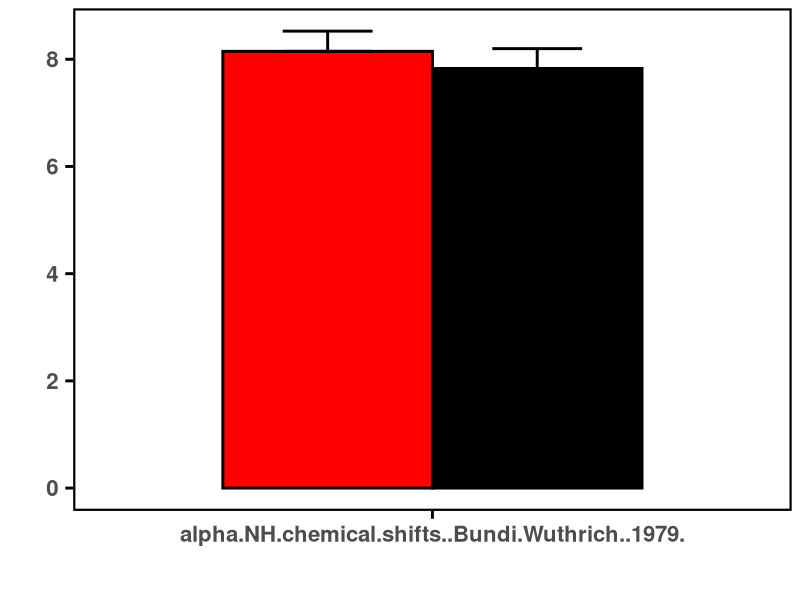
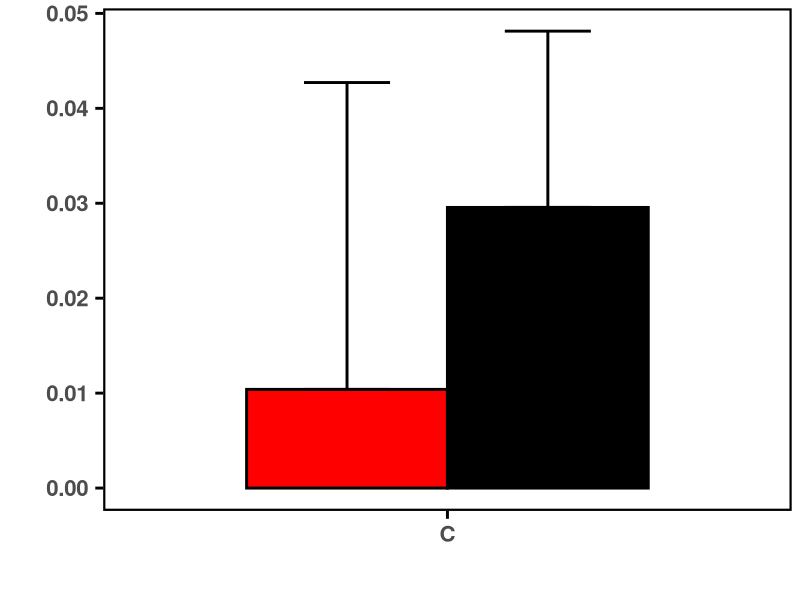
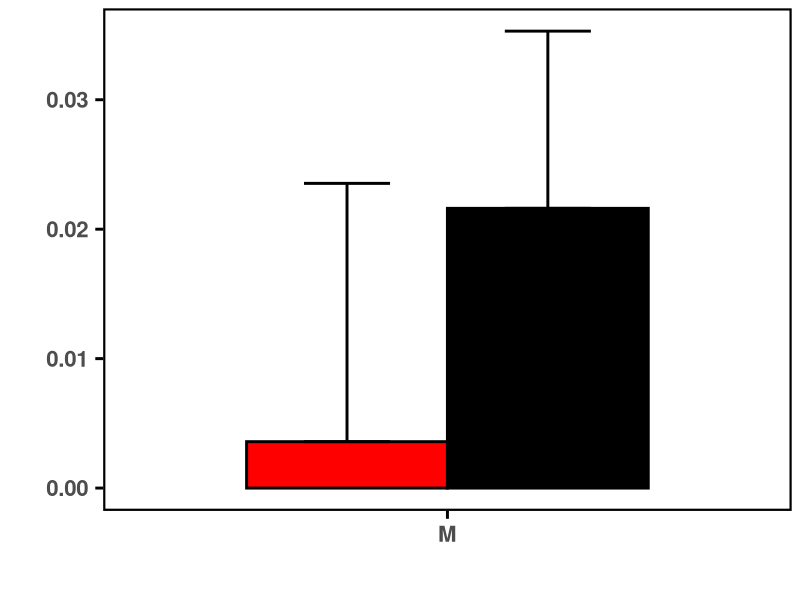
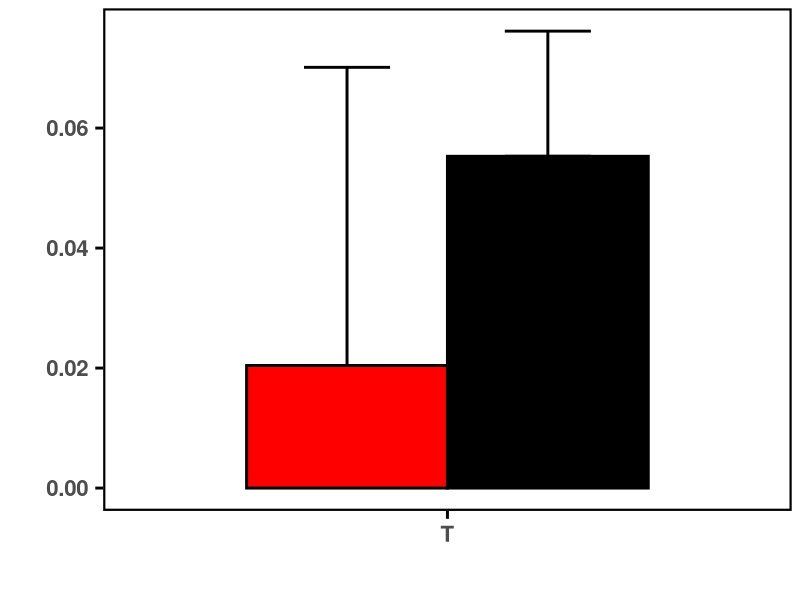
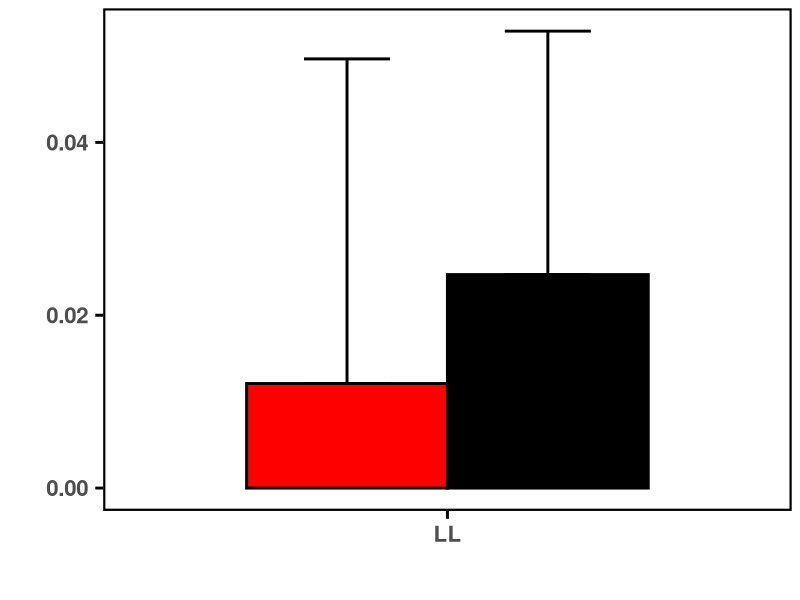
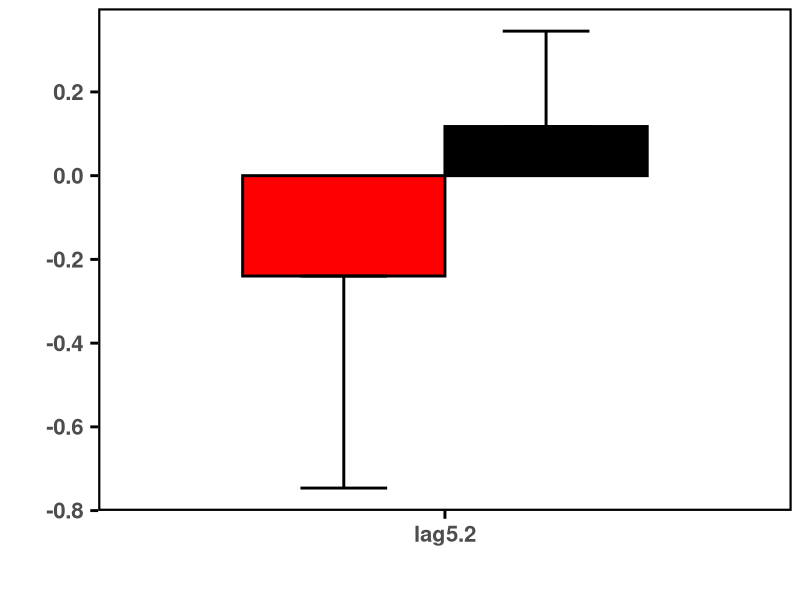
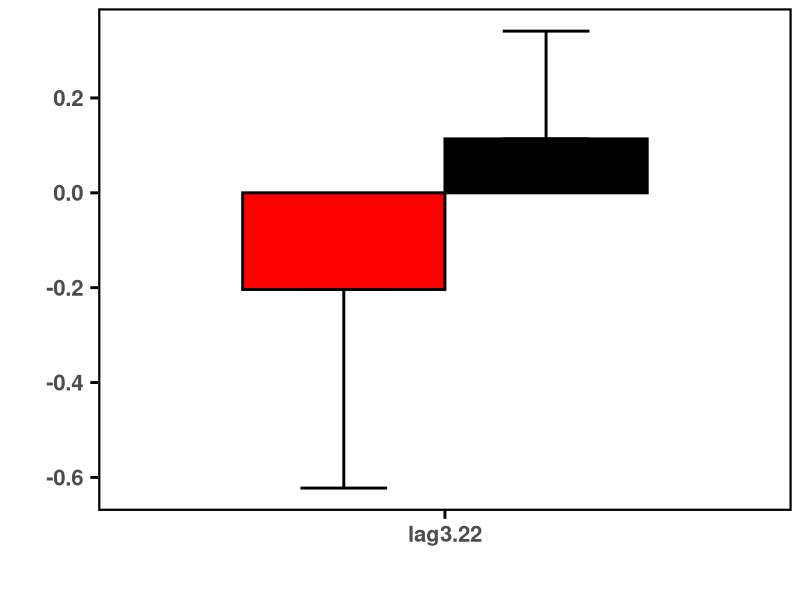
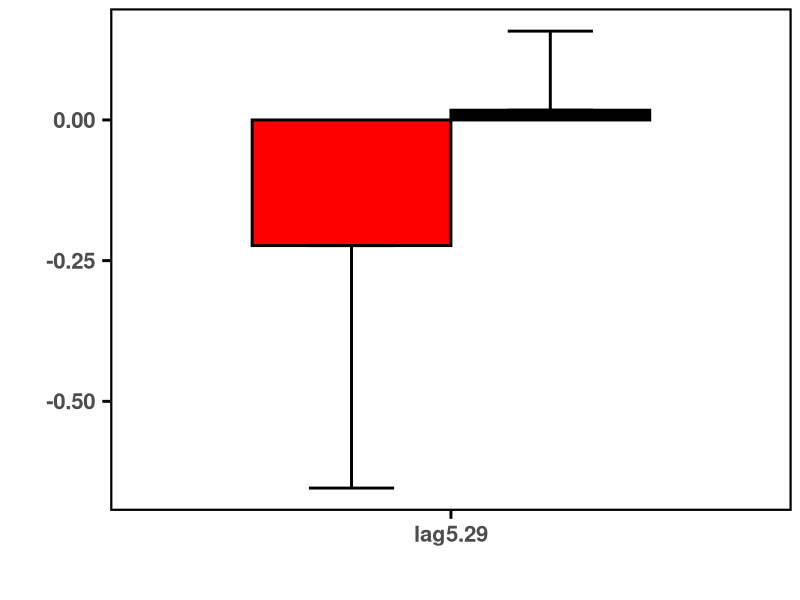

The R source for these figures, in order:
#setwd("d:/R_test/plotting bar charts")
#setwd("~/Downloads")
this.dir <- dirname(parent.frame(2)$ofile)
setwd(this.dir)

#COLOR codes for epitope classes
#dual #ff66CC (purple)
#mono #66CCFF (cyan)
#tpos "blue"
#bpos "gree"

library(readxl)
library(ggplot2)
#library(grid)
library(gridExtra)
library(ggthemes)


df<-read_excel("dual_vs_mono_desc.xlsx")
df<-na.omit(df)


subplot_num=20

plots<-list()

for(i in 1:subplot_num)
  {
   df_row<-df[i,]
   formatted_df<-data.frame(matrix(ncol=4,nrow=2))
   x<-c("Descriptors","Epitope_type","Mean","Stdev")
   colnames(formatted_df)<-x
   
   #print(df_row)
   #print("\n")
   #saves the name of the descriptors for the 2 cells of first row
   formatted_df[,1]<-(df_row)[1]    #df_row$Descriptors
   #saves the epitope types (saved as column names)
   formatted_df[1,2]<-colnames(df_row)[2]
   formatted_df[2,2]<-colnames(df_row)[4]
   #saves the mean values of the epitope types
   formatted_df[1,3]<-(df_row)[2]
   formatted_df[2,3]<-(df_row)[4]
   #saves standard dev 
   formatted_df[1,4]<-(df_row)[3]
   formatted_df[2,4]<-(df_row)[5]
   
   
   #print(formatted_df)
   #print(" ")
   #line<-readline()
   #reordering the epitope types to the order as their row index so that ggplots plots
   #the bars the way they appear in the df
   formatted_df$Epitope_type<-as.factor(formatted_df$Epitope_type)
   formatted_df$Epitope_type<-factor(formatted_df$Epitope_type, levels=formatted_df$Epitope_type[order(as.numeric(rownames(df)))])
  
   #this shows the variable classes of the dataframe
   #str(formatted_df)
   
   dodge<-position_dodge(width=0.7)
   limits<-aes(ymax=formatted_df$Mean + (formatted_df$Mean>0)*formatted_df$Stdev, ymin=formatted_df$Mean - (formatted_df$Mean<0)*formatted_df$Stdev)
    
   #p<-ggplot(data=formatted_df,aes(x=Descriptors,y=Mean, fill=Epitope_type))
   p<-ggplot(data=formatted_df,aes(x=Descriptors,y=Mean, fill=Epitope_type))
                                                                                #adjust this for size of frame around bar
   p<-p + geom_bar(stat="identity", position = dodge, width = 0.7,colour="black",size=1)
   
   p<-p + scale_fill_manual("legend",values=c("red","black"))
   #dual #ff66CC (red)
   #mono #66CCFF (black)
   #tpos "blue"
   #bpos "green"
   
   p<-p + geom_errorbar(limits, position = dodge, width =0.3,size=1)
   
   
   p <- p + labs(x = " ", y = " ")
   p <- p + theme_few()
   p <- p + theme(legend.position="none")
   
   #adjusts the text size
   p <- p + theme(text=element_text(face="bold",size=20))
   
   #ignore this one for now
   #p <- p + theme(axis.line = element_line(size= 0.5, colour="black"))
   
   #adjusts the text distances from the axis, adjust the first numerical parameter
   p <- p + theme(axis.text.x = element_text(margin=margin(5,5,10,5,"pt")),
            axis.text.y = element_text(margin=margin(5,5,10,5,"pt")))
   
   #adjusts the frame around the picture
   p <- p + theme(panel.border = element_rect(colour = "black", fill=NA, size=1.5))
   
   #adjest  of the tick marks
   p <- p + theme(axis.ticks.length = unit(.2, "cm"), axis.ticks = element_line(size = 1, colour="black")) 
   
  # print(p)
   
   plots[[i]]<-p

    
#this part saves the pictures to file   
   filename=paste0("dual_vs_mono", i, ".pdf")
   pdf(filename)
   print(p)
   dev.off()
   
  }


#do.call(grid.arrange(arrangeGrob(c(plots, ncol=5))))
#grid.arrange(arrangeGrobs(plots))


#this part attempts to save multiple plots together. Note that grid.arrange can be used with the whole plot vector instead of individual elements of it.
#the plotting together works up to 8 subplots. More will result in errornous display that are not corrigible with scaling the picture and is
#the error is retained inside the saved image file. Irrelevant of the file format (e.g. png, pdf)

#grid.arrange(plots[[1]],plots[[2]],plots[[3]],nrow=1,ncol=3) 
#pdf("plot.pdf")
#do.call("grid.arrange",c(plots,nrow=1))#,nrow=1,ncol=length(plots)))
#dev.off()